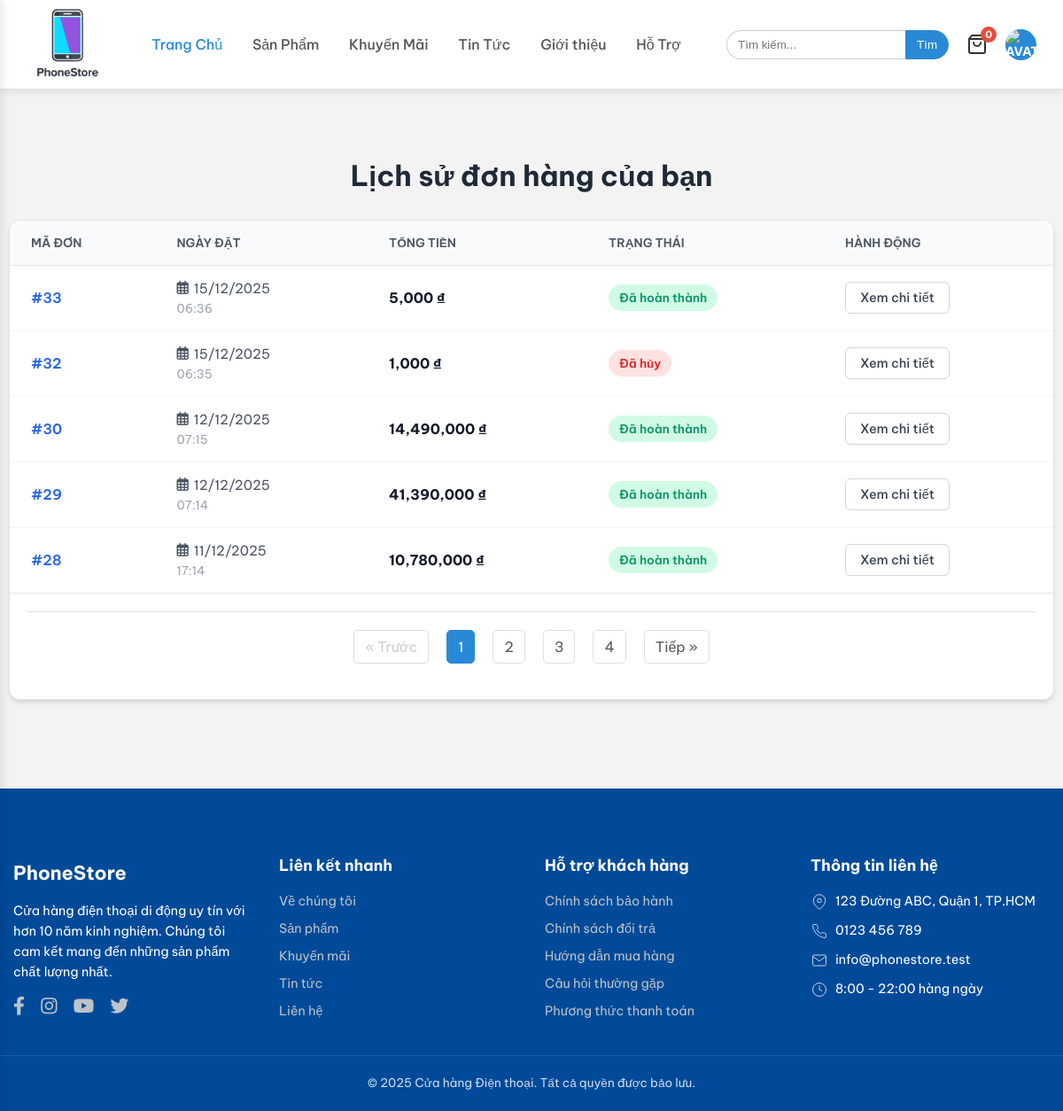
/public/user/orders (signed in), run on the app's committed database.
### tables this page shows
CREATE TABLE `orders` (
  `id` int(11) NOT NULL,
  `user_id` int(11) NOT NULL,
  `full_name` varchar(100) NOT NULL,
  `email` varchar(100) NOT NULL,
  `phone` varchar(20) NOT NULL,
  `address` text NOT NULL,
  `total_amount` decimal(10,0) NOT NULL,
  `voucher_code` varchar(50) DEFAULT NULL,
  `voucher_discount` decimal(10,0) DEFAULT 0,
  `payment_method` varchar(50) DEFAULT NULL,
  `shipping_method` varchar(50) DEFAULT NULL,
  `status` tinyint(1) DEFAULT 0,
  `order_date` timestamp NOT NULL DEFAULT current_timestamp()
);

### app/Controllers/UserController.php (called while the page is built, shortened)
<?php
class UserController extends Controller
{
    private $orderModel;
    public function __construct()
    {
        $this->orderModel = $this->model('OrderModel');
    }
    public function orders()
    {
        require_once APPROOT . '/core/Pagination.php';
        $page = isset($_GET['page']) && (int)$_GET['page'] > 0 ? (int)$_GET['page'] : 1;
        $limit = 5;
        $offset = ($page - 1) * $limit;
        $total_orders = $this->orderModel->countOrdersByUserId($_SESSION['user_id']);
        $orders = $this->orderModel->getOrdersByUserId($_SESSION['user_id'], $limit, $offset);
        $queryParams = $_GET;
        unset($queryParams['page']);
        $url_query = http_build_query($queryParams);
        $url_pattern = URLROOT . '/user/orders?' . ($url_query ? $url_query . '&' : '') . 'page=(:num)';
        $pagination = new Pagination($total_orders, $limit, $page, $url_pattern);
        $pagination_html = $pagination->render();
        $data = [
            'title' => 'Lịch sử đơn hàng của bạn',
            'orders' => $orders,
            'pagination' => $pagination_html
        ];
        $this->view('user_orders', $data);
    }
}

### app/core/App.php (called while the page is built, shortened)
<?php
class App
{
    protected $method = 'index';
    public function __construct()
    {
        $url = $this->parseUrl();
        if (isset($url[0])) {
            if (file_exists('../app/Controllers/' . ucfirst($url[0]) . 'Controller.php')) {
                unset($url[0]);
            } else {
                require_once '../app/Controllers/ErrorsController.php';
                $this->controller = 'ErrorsController';
            }
        }
        $this->controller = new $this->controller;
        if (isset($url[1])) {
            if (method_exists($this->controller, $url[1])) {
                $this->method = $url[1];
                unset($url[1]);
            }
        }
        $this->params = $url ? array_values($url) : [];
        call_user_func_array([$this->controller, $this->method], $this->params);
    }
    public function parseUrl()
    {
        if (isset($_GET['url'])) {
            $url = rtrim($_GET['url'], '/');
            $url = filter_var($url, FILTER_SANITIZE_URL);
            $url = explode('/', $url);
            return $url;
        }
        return [];
    }
}

### public/index.php (called while the page is built, shortened)
<?php
$app = new App();

### app/core/Database.php (called while the page is built, shortened)
<?php
class Database
{
    private $host = DB_HOST;
    private $user = DB_USER;
    private $pass = DB_PASS;
    private $dbname = DB_NAME;
    public $dbh;
    private $stmt;
    public function __construct()
    {
        $dsn = 'mysql:host=' . $this->host . ';dbname=' . $this->dbname;
        $options = [
            PDO::ATTR_PERSISTENT => true,
            PDO::ATTR_ERRMODE => PDO::ERRMODE_EXCEPTION,
            PDO::ATTR_DEFAULT_FETCH_MODE => PDO::FETCH_ASSOC,
            PDO::MYSQL_ATTR_INIT_COMMAND => 'SET NAMES utf8'
        ];
        try {
            $this->dbh = new PDO($dsn, $this->user, $this->pass, $options);
        } catch (PDOException $e) {
            $this->error = $e->getMessage();
            echo $this->error;
        }
    }
    public function query($sql)
    {
        $this->stmt = $this->dbh->prepare($sql);
    }
    public function bind($param, $value, $type = null)
    {
        if (is_null($type)) {
            switch (true) {
                case is_int($value):
                    $type = PDO::PARAM_INT;
                    break;
            }
        }
        $this->stmt->bindValue($param, $value, $type);
    }
    public function execute()
    {
        return $this->stmt->execute();
    }
    public function resultSet()
    {
        $this->execute();
        return $this->stmt->fetchAll();
    }
}

### app/Models/OrderModel.php (called while the page is built, shortened)
<?php
class OrderModel
{
    private $db;
    public function __construct()
    {
        $this->db = new Database;
    }
    public function getOrdersByUserId($user_id, $limit = null, $offset = 0)
    {
        $sql = 'SELECT * FROM orders WHERE user_id = :user_id ORDER BY order_date DESC';
        if ($limit !== null) {
            $sql .= ' LIMIT ' . (int)$offset . ', ' . (int)$limit;
        }
        $this->db->query($sql);
        $this->db->bind(':user_id', $user_id);
        return $this->db->resultSet();
    }
    public function countOrdersByUserId($user_id)
    {
        $this->db->query('SELECT COUNT(*) as count FROM orders WHERE user_id = :user_id');
        $this->db->bind(':user_id', $user_id);
        $row = $this->db->single();
        return $row['count'];
    }
}

### app/Views/user_orders.php (the view, shortened to what this page needs)
<div class="container orders-page-container">
    <h2 class="page-title"><?php echo $data['title']; ?></h2>
    <div class="orders-card">
        <?php if (empty($data['orders'])) : ?>
            <div class="empty-state">
                <div class="empty-icon"><i class="fas fa-box-open"></i></div>
                <p>Bạn chưa có đơn hàng nào.</p>
                <a href="<?php echo URLROOT; ?>/product/all" class="btn-shop-now">Mua sắm ngay</a>
            </div>
        <?php else : ?>
            <div class="table-responsive">
                <table class="orders-table">
                    <thead>
                        <tr>
                            <th>Mã Đơn</th>
                            <th>Ngày Đặt</th>
                            <th>Tổng Tiền</th>
                            <th>Trạng thái</th>
                            <th>Hành động</th>
                        </tr>
                    </thead>
                    <tbody>
                        <?php foreach ($data['orders'] as $order) : ?>
                            <tr>
                                <td>
                                    <span class="order-id">#<?php echo $order['id']; ?></span>
                                </td>
                                <td>
                                    <div class="order-date">
                                        <i class="far fa-calendar-alt"></i>
                                        <?php echo date('d/m/Y', strtotime($order['order_date'])); ?>
                                    </div>
                                    <div class="order-time"><?php echo date('H:i', strtotime($order['order_date'])); ?></div>
                                </td>
                                <td>
                                    <span class="order-total"><?php echo number_format($order['total_amount']); ?> ₫</span>
                                </td>
                                <td>
                                    <?php
                                    $statusClass = '';
                                    $statusText = '';
                                    switch ($order['status']) {
                                        case 3:
                                            $statusText = 'Đã hoàn thành';
                                            $statusClass = 'status-completed';
                                            break;
                                        case 4:
                                            $statusText = 'Đã hủy';
                                            $statusClass = 'status-cancelled';
                                            break;
                                    }
                                    ?>
                                    <span class="status-badge <?php echo $statusClass; ?>">
                                        <?php echo $statusText; ?>
                                    </span>
                                </td>
                                <td>
                                    <a href="<?php echo URLROOT; ?>/user/orderdetail/<?php echo $order['id']; ?>" class="btn-view-detail">
                                        Xem chi tiết
                                    </a>
                                </td>
                            </tr>
                        <?php endforeach; ?>
                    </tbody>
                </table>
            </div>
        <?php endif; ?>
        <?php if (!empty($data['pagination'])): ?>
            <div style="padding: 20px; border-top: 1px solid #e5e7eb;">
                <?php echo $data['pagination']; ?>
            </div>
        <?php endif; ?>
    </div>
</div>

### public/css/style.css (style rules this page uses)
:root { --primary-color: #288ad6; --primary-dark: #1b6cb8; --text-color: #333; --bg-color: #f3f3f3; --white: #fff; --red: #d0021b; --orange: #ff9f00; --green: #28a745; --border-color: #e0e0e0; --shadow: 0 2px 10px rgba(0, 0, 0, 0.1); }
body { font-family: "Be Vietnam Pro", sans-serif; background-color: var(--bg-color); color: var(--text-color); margin: 0; padding: 0; }
.container { max-width: 1200px; margin: 0 auto; padding: 10px; }

### app/Views/user_orders.php (style rules this page uses)
.orders-page-container { padding: 40px 0; max-width: 1200px; margin: 0 auto; }
.page-title { font-size: 2rem; color: #1f2937; margin-bottom: 30px; font-weight: 700; text-align: center; }
.orders-card { background: #ffffff; border-radius: 12px; box-shadow: 0 4px 6px -1px rgba(0, 0, 0, 0.1), 0 2px 4px -1px rgba(0, 0, 0, 0.06); overflow: hidden; border: 1px solid #e5e7eb; }
.table-responsive { overflow-x: auto; }
.orders-table { width: 100%; border-collapse: collapse; min-width: 800px; }
.orders-table th { background-color: #f9fafb; color: #4b5563; font-weight: 600; text-transform: uppercase; font-size: 0.85rem; padding: 16px 24px; text-align: left; border-bottom: 1px solid #e5e7eb; }
.orders-table td { padding: 16px 24px; border-bottom: 1px solid #f3f4f6; color: #374151; vertical-align: middle; }
.orders-table tr:last-child td { border-bottom: none; }
.order-id { font-weight: 600; color: #2563eb; }
.order-date { color: #4b5563; font-size: 0.95rem; display: flex; align-items: center; gap: 6px; }
.order-time { font-size: 0.85rem; color: #9ca3af; margin-top: 4px; }
.order-total { font-weight: 700; color: #111827; font-size: 1rem; }
.status-badge { display: inline-block; padding: 6px 12px; border-radius: 999px; font-size: 0.85rem; font-weight: 600; white-space: nowrap; }
.status-completed { background-color: #d1fae5; color: #059669; }
.status-cancelled { background-color: #fee2e2; color: #dc2626; }
.btn-view-detail { display: inline-block; padding: 8px 16px; background-color: white; border: 1px solid #d1d5db; color: #374151; border-radius: 6px; text-decoration: none; font-size: 0.9rem; transition: all 0.2s; font-weight: 500; }

### data on the page
orders: id "33", order_date "15/12/2025", order_date "06:36", total_amount "5,000", status "Đã hoàn thành"
orders: id "32", order_date "15/12/2025", order_date "06:35", total_amount "1,000", status "Đã hủy"
orders: id "30", order_date "12/12/2025", order_date "07:15", total_amount "14,490,000", status "Đã hoàn thành"
orders: id "29", order_date "12/12/2025", order_date "07:14", total_amount "41,390,000", status "Đã hoàn thành"
orders: id "28", order_date "11/12/2025", order_date "17:14", total_amount "10,780,000", status "Đã hoàn thành"

### other printed values
$cart_total_quantity "0"
$data['title'] "Lịch sử đơn hàng của bạn"
$this->totalPages "4"
SITENAME "Cửa hàng Điện thoại"
